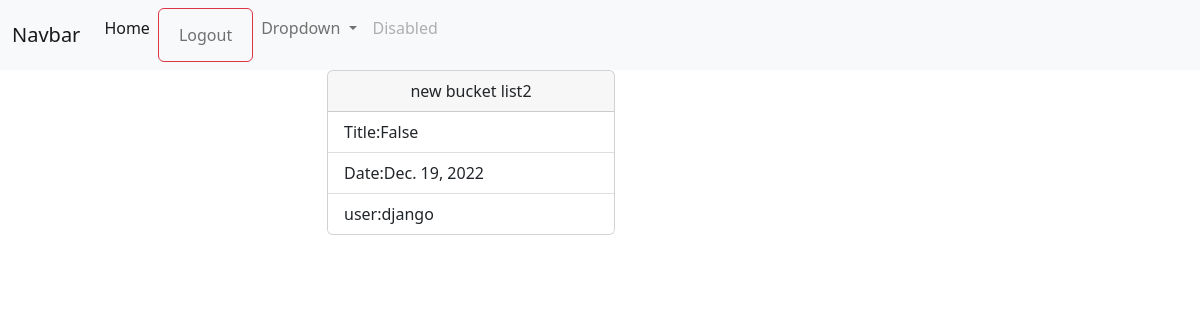
Screenshot of /web/todos/13 (signed in) with the database file from the repository.
### todolist/models.py (models this page shows, shortened)
class Todos(models.Model):
    task_name=models.CharField(max_length=200)
    user=models.ForeignKey(User,on_delete=models.CASCADE)
    status=models.BooleanField(default=False)
    created_date=models.DateField(auto_now_add=True)

### todoweb/views.py (the view)
# urls.py: path("todos/<int:id>",views.TodoDetailView.as_view(),name="todo-detail"),
@method_decorator(signin_required,name="dispatch")
class TodoDetailView(DetailView):
    template_name="todo-details.html"
    model=Todos
    context_object_name="todo"
    pk_url_kwarg="id"

### todoweb/views.py (called while the page is built)
def signin_required(fn):
    def wrapper(request,*args,**kw):
        if not request.user.is_authenticated:
            messages.error(request,"You must login first")
            return redirect("signin")
        else:
            return fn(request,*args,**kw)
    return wrapper

### todoweb/templates/todo-details.html (shortened to what this page needs)
{%extends 'base.html'%}
{%block body_block%}
<div class="row">
    <div class="col-3"></div>
    <div class="col-6">
        <div class="card" style="width: 18rem;">
            <div class="card-header text-center ">
                {{todo.task_name}}
            </div>
            <ul class="list-group list-group-flush">
              <li class="list-group-item">Title:{{todo.status}}</li>
              <li class="list-group-item">Date:{{todo.created_date}}</li>
              <li class="list-group-item">user:{{todo.user}}</li>
            </ul>
          </div>
    </div>
    <div class="col-3"></div>
</div>
{%endblock%}

### rows the page displays
Todos: task_name "new bucket list2", status "False", created_date "Dec. 19, 2022", user "django"
